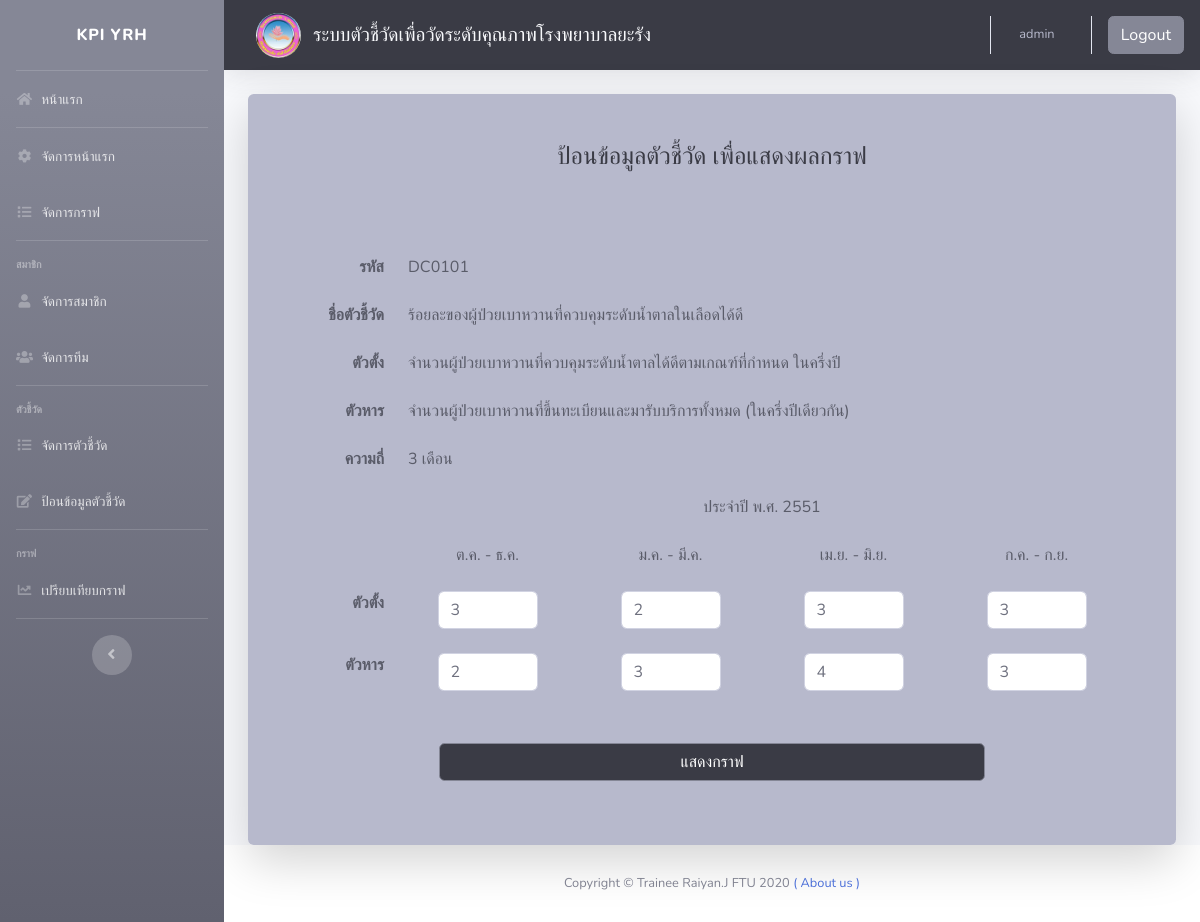
Screenshot of /public/insert_3m_edit.php?id=DC01012551 (signed in) with the database file from the repository.
### tables this page shows
CREATE TABLE `graph_3m` (
  `graph_3m_id` varchar(20) NOT NULL,
  `indicator` varchar(20) NOT NULL,
  `year` int(10) NOT NULL,
  `number1` varchar(10) NOT NULL,
  `divisor1` varchar(10) NOT NULL,
  `number2` varchar(10) NOT NULL,
  `divisor2` varchar(10) NOT NULL,
  `number3` varchar(10) NOT NULL,
  `divisor3` varchar(10) NOT NULL,
  `number4` varchar(10) NOT NULL,
  `divisor4` varchar(10) NOT NULL,
  `mean` int(50) DEFAULT NULL,
  `comment` varchar(1000) DEFAULT NULL,
  `date` datetime NOT NULL DEFAULT current_timestamp(),
  `user_post` varchar(20) DEFAULT NULL,
  `status` int(10) NOT NULL DEFAULT 0
);

CREATE TABLE `indicator` (
  `id` int(10) NOT NULL,
  `indicator_code` varchar(20) NOT NULL,
  `indicator_name` varchar(300) NOT NULL,
  `first_name` varchar(500) NOT NULL,
  `last_name` varchar(500) NOT NULL,
  `degree` int(10) NOT NULL,
  `team_code` varchar(10) NOT NULL
);

### include/select_graph_3m.php (called while the page is built, shortened)
<?php
$sql = "SELECT graph_3m.*, indicator.*
FROM graph_3m, indicator
WHERE indicator.indicator_code=graph_3m.indicator
AND graph_3m_id = '" . $id . "'";
$objQuery = mysqli_query($connect, $sql);
while ($row = mysqli_fetch_array($objQuery)) {
  $indicator_code = $row['indicator_code'];
  $indicator_name = $row['indicator_name'];
  $first_name = $row["first_name"];
  $last_name = $row["last_name"];
  $year = $row['year'];
  $number1 = $row['number1'];
  $number2 = $row['number2'];
  $number3 = $row['number3'];
  $number4 = $row['number4'];
  $divisor1 = $row['divisor1'];
  $divisor2 = $row['divisor2'];
  $divisor3 = $row['divisor3'];
  $divisor4 = $row['divisor4'];
}

### public/insert_3m_edit.php (the view, shortened to what this page needs)
<?php
include('../include/db.php');
if (isset($_SESSION['username'])) {
  if (extract($_GET)) {
    $id = isset($_GET['id']) ? $_GET['id'] : "";
  }
  include('../include/select_graph_3m.php');
?>
  <!DOCTYPE html>
  <html lang="en">
  <head>
    <?php include('../include/head.php'); ?>
  </head>
  <body id="page-top">
    <div id="wrapper">
      <?php include('../include/sidebar.php'); ?>
      <div id="content-wrapper" class="d-flex flex-column">
        <div id="content">
          <?php include('../include/topbar.php'); ?>
          <div class="container-fluid">
            <div class="row justify-content-center">
              <div class="col-xl-12 col-lg-14 col-md-9">
                <div class="card o-hidden border-0 shadow-lg">
                  <div class="card-body p-0 bg-gray-500">
                    <div class="row">
                      <div class="col-lg-12">
                        <div class="p-5">
                          <div class="text-center">
                            <h1 class="h4 text-gray-900 mb-4">ป้อนข้อมูลตัวชี้วัด เพื่อแสดงผลกราฟ</h1>
                          </div>
                          <form class="form-group text-right" method="post" name="form1" action="">
                            <div class="form row">
                              <div class="col-sm-2">
                              </div>
                              <div class="col-sm-8" align="center">
                              </div>
                            </div>
                            <table class="table table-borderless text-gray-800">
                              <thead>
                                <tr>
                                  <th></th>
                                </tr>
                                <tr>
                                  <th style="width: 100px" align="left">รหัส</th>
                                  <td colspan="12" align="left"><?php echo $indicator_code; ?></td>
                                </tr>
                                <tr>
                                  <th>ชื่อตัวชี้วัด</th>
                                  <td colspan="12" align="left"><?php echo $indicator_name; ?></td>
                                </tr>
                                <tr>
                                  <th>ตัวตั้ง</th>
                                  <td colspan="12" align="left"><?php echo $first_name; ?></td>
                                </tr>
                                <tr>
                                  <th>ตัวหาร</th>
                                  <td colspan="12" align="left"><?php echo $last_name; ?></td>
                                </tr>
                                <tr>
                                  <th>ความถี่</th>
                                  <td colspan="12" align="left">3 เดือน</td>
                                </tr>
                              </thead>
                              <tbody>
                                <tr>
                                  <td align="center"></td>
                                  <td colspan="12" align="center">ประจำปี พ.ศ. <?php echo $year; ?></td>
                                </tr>
                                <tr>
                                  <th></th>
                                  <td align="center">ต.ค. - ธ.ค.</td>
                                  <td align="center">ม.ค. - มี.ค.</td>
                                  <td align="center">เม.ย. - มิ.ย.</td>
                                  <td align="center">ก.ค. - ก.ย.</td>
                                </tr>
                                <tr>
                                  <th>ตัวตั้ง</th>
                                  <td align="center"><input class="form-control" name="number1" id="number1" type="text" value="<?php echo $number1; ?>" style="width:100px"></td>
                                  <td align="center"><input class="form-control" name="number2" id="number2" type="text" value="<?php echo $number2; ?>" style="width:100px"></td>
                                  <td align="center"><input class="form-control" name="number3" id="number3" type="text" value="<?php echo $number3; ?>" style="width:100px"></td>
                                  <td align="center"><input class="form-control" name="number4" id="number4" type="text" value="<?php echo $number4; ?>" style="width:100px"></td>
                                </tr>
                                <tr>
                                  <th>ตัวหาร</th>
                                  <td align="center"><input class="form-control" name="divisor1" id="divisor1" type="text" value="<?php echo $divisor1; ?>" style="width:100px"></td>
                                  <td align="center"><input class="form-control" name="divisor2" id="divisor2" type="text" value="<?php echo $divisor2; ?>" style="width:100px"></td>
                                  <td align="center"><input class="form-control" name="divisor3" id="divisor3" type="text" value="<?php echo $divisor3; ?>" style="width:100px"></td>
                                  <td align="center"><input class="form-control" name="divisor4" id="divisor4" type="text" value="<?php echo $divisor4; ?>" style="width:100px"></td>
                                </tr>
                              </tbody>
                            </table>
                            <div class="form row">
                              <div class="col-sm-2">
                              </div>
                              <div class="col-sm-8">
                                <button class="btn btn-secondary btn-user btn-block bg-gray-900" name="submit" type="submit" value="">แสดงกราฟ</button>
                              </div>
                            </div>
                          </form>
                        </div>
                      </div>
                    </div>
                  </div>
                </div>
              </div>
            </div>
          </div>
        </div>
        <?php include('../include/footer.php'); ?>
      </div>
  </body>
  </html>
<?php } else {
  Header("Location:home.php");
} ?>

### rows the page displays
graph_3m: indicator.indicator_code "DC0101", indicator.indicator_name "ร้อยละของผู้ป่วยเบาหวานที่ควบคุมระดับน้ำตาลในเลือดได้ดี", indicator.first_name "จำนวนผู้ป่วยเบาหวานที่ควบคุมระดับน้ำตาลได้ดีตามเกณฑ์ที่กำหนด ในครึ่งปี", indicator.last_name "จำนวนผู้ป่วยเบาหวานที่ขึ้นทะเบียนและมารับบริการทั้งหมด (ในครึ่งปีเดียวกัน)", year "2551", number1 "3", number2 "2", number3 "3", number4 "3", divisor1 "2", divisor2 "3", divisor3 "4", divisor4 "3"

### other values shown
$username "admin"
